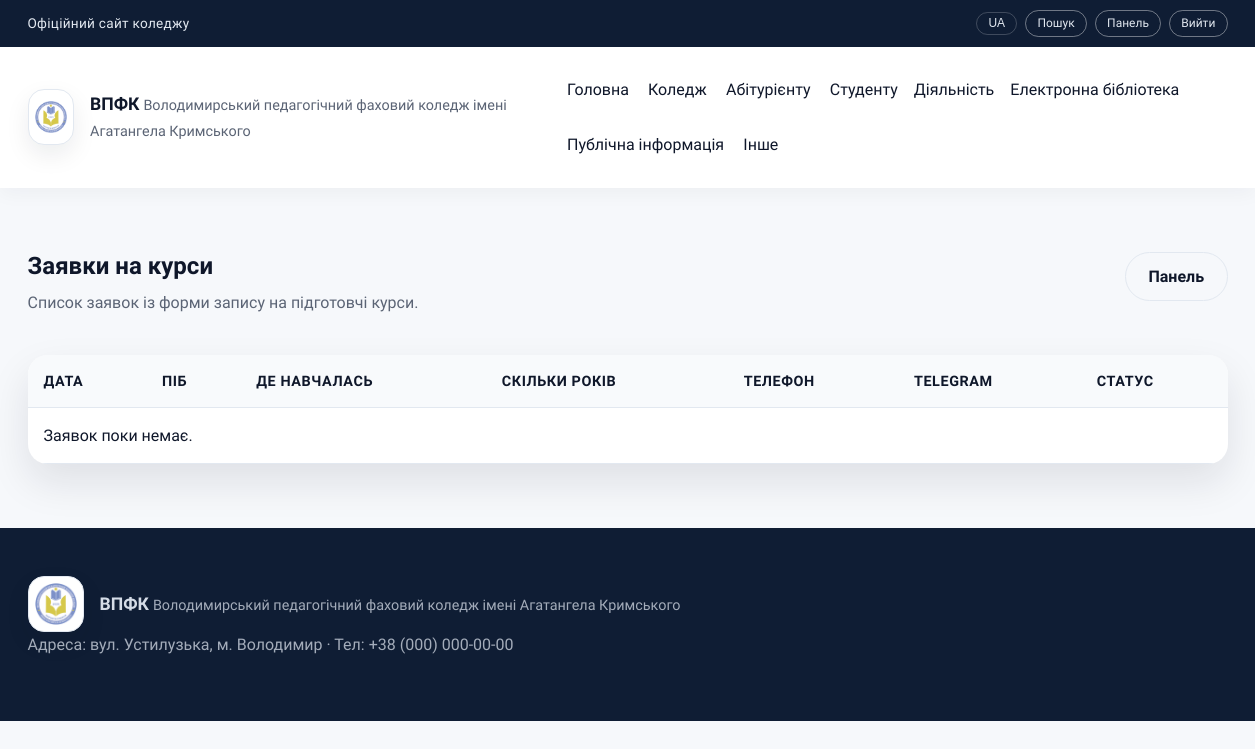
Before: /admin/course-applications (signed in) with the older database file.
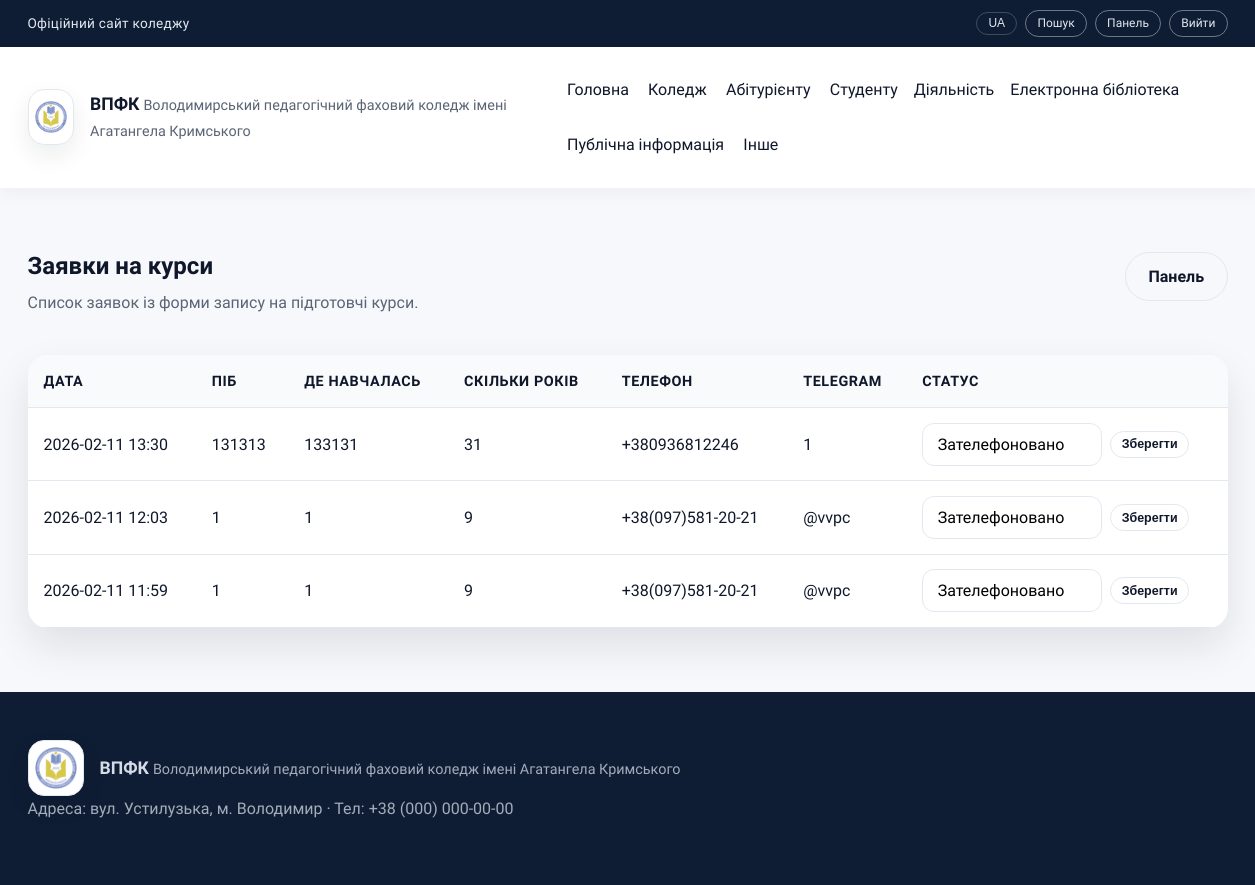
After: the same page with the newer database file.
### tables this page shows
CREATE TABLE menu_items (
          id INTEGER PRIMARY KEY AUTOINCREMENT,
          parent_id INTEGER,
          title TEXT NOT NULL,
          url TEXT NOT NULL,
          sort_order INTEGER NOT NULL DEFAULT 0,
          FOREIGN KEY(parent_id) REFERENCES menu_items(id)
        );

CREATE TABLE course_applications (
          id INTEGER PRIMARY KEY AUTOINCREMENT,
          full_name TEXT NOT NULL,
          previous_school TEXT NOT NULL,
          study_years TEXT NOT NULL,
          phone TEXT NOT NULL,
          telegram_username TEXT NOT NULL,
          created_at TEXT NOT NULL
        , status TEXT NOT NULL DEFAULT 'Нова');

### app.py (the view)
@app.route("/admin/course-applications")
@role_required("owner", "admin", "editor")
def admin_course_applications():
    applications = query_db(
        """
        SELECT *
        FROM course_applications
        ORDER BY created_at DESC
        """
    )
    return render_template(
        "admin/course_applications.html",
        applications=applications,
        status_suggestions=COURSE_APPLICATION_STATUSES,
        active_title="",
    )

### app.py (called while the page is built)
def get_db() -> sqlite3.Connection:
    if "db" not in g:
        conn = sqlite3.connect(DB_PATH)
        conn.row_factory = sqlite3.Row
        g.db = conn
    return g.db

def query_db(query: str, args: tuple = (), one: bool = False):
    db = get_db()
    cursor = db.execute(query, args)
    rows = cursor.fetchall()
    cursor.close()
    if one:
        return rows[0] if rows else None
    return rows

def get_menu_tree() -> List[dict]:
    rows = query_db("SELECT * FROM menu_items ORDER BY sort_order, title")
    return build_menu_tree(rows)

@app.context_processor
def inject_globals():
    return {
        "menu_items": get_menu_tree(),
        "current_user": g.get("user"),
    }

@app.before_request
def load_user():
    g.user = None
    user_id = session.get("user_id")
    if user_id:
        user = query_db("SELECT * FROM users WHERE id = ?", (user_id,), one=True)
        if user:
            g.user = user

### templates/admin/course_applications.html (shortened to what this page needs)
{% extends "layout.html" %}
{% block content %}
  <section class="section">
    <div class="container admin-shell">
      <div class="admin-header">
        <div>
          <h1>Заявки на курси</h1>
          <p>Список заявок із форми запису на підготовчі курси.</p>
        </div>
        <a class="btn outline" href="{{ url_for('admin_dashboard') }}">Панель</a>
      </div>
      <div class="table-wrap">
        <table class="table admin-table">
          <thead>
            <tr>
              <th>Дата</th>
              <th>ПІБ</th>
              <th>Де навчалась</th>
              <th>Скільки років</th>
              <th>Телефон</th>
              <th>Telegram</th>
              <th>Статус</th>
            </tr>
          </thead>
          <tbody>
            {% for item in applications %}
              <tr>
                <td data-label="Дата">{{ item.created_at[:16].replace('T', ' ') if item.created_at else '-' }}</td>
                <td data-label="ПІБ">{{ item.full_name }}</td>
                <td data-label="Де навчалась">{{ item.previous_school }}</td>
                <td data-label="Скільки років">{{ item.study_years }}</td>
                <td data-label="Телефон">{{ item.phone }}</td>
                <td data-label="Telegram">{{ item.telegram_username }}</td>
                <td data-label="Статус">
                  <form class="inline-status-form" method="post" action="{{ url_for('admin_course_application_status', application_id=item.id) }}">
                    <input
                      class="input status-input"
                      type="text"
                      name="status"
                      value="{{ item.status or 'Нова' }}"
                      list="course-status-options"
                      placeholder="Статус"
                    />
                    <button class="btn outline btn-xs" type="submit">Зберегти</button>
                  </form>
                </td>
              </tr>
            {% else %}
              <tr class="table-empty">
                <td colspan="7">Заявок поки немає.</td>
              </tr>
            {% endfor %}
          </tbody>
        </table>
      </div>
    </div>
  </section>
{% endblock %}

### templates/_menu.html (shortened to what this page needs)
{% macro render_menu(items, active_title=None, level=0) %}
  {% for item in items %}
    {% set active_class = "nav-highlight" if item.title == active_title else "" %}
    {% if item.children %}
      <div class="nav-item has-submenu submenu-level-{{ level }}">
        <span class="nav-title {{ active_class }}">{{ item.title }}</span>
      </div>
    {% else %}
      <a href="{{ item.url or '#' }}" class="{{ active_class }}">{{ item.title }}</a>
    {% endif %}
  {% endfor %}
{% endmacro %}

Changed rows visible on the page:
added course_applications: created_at "2026-02-11 13:30", full_name "131313", previous_school "133131", study_years "31", phone "+380936812246", telegram_username "1", status "Зателефоновано"
added course_applications: created_at "2026-02-11 12:03", full_name "1", previous_school "1", study_years "9", phone "+38(097)581-20-21", telegram_username "@vvpc", status "Зателефоновано"
added course_applications: created_at "2026-02-11 11:59", full_name "1", previous_school "1", study_years "9", phone "+38(097)581-20-21", telegram_username "@vvpc", status "Зателефоновано"
Other visible differences:
text no longer shown: "Заявок поки немає."
